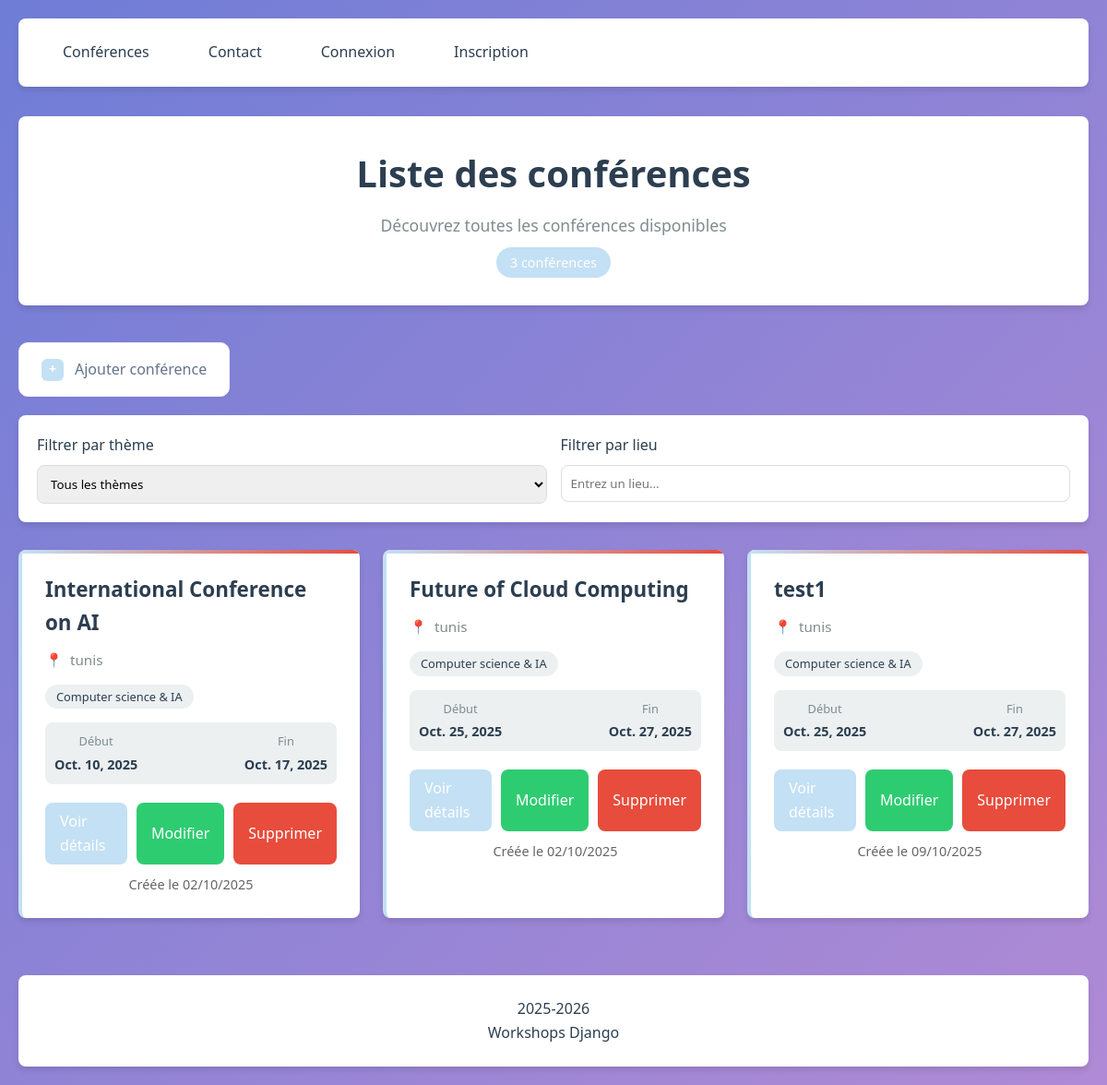
The page /conferences/liste/ on the database as committed earlier.
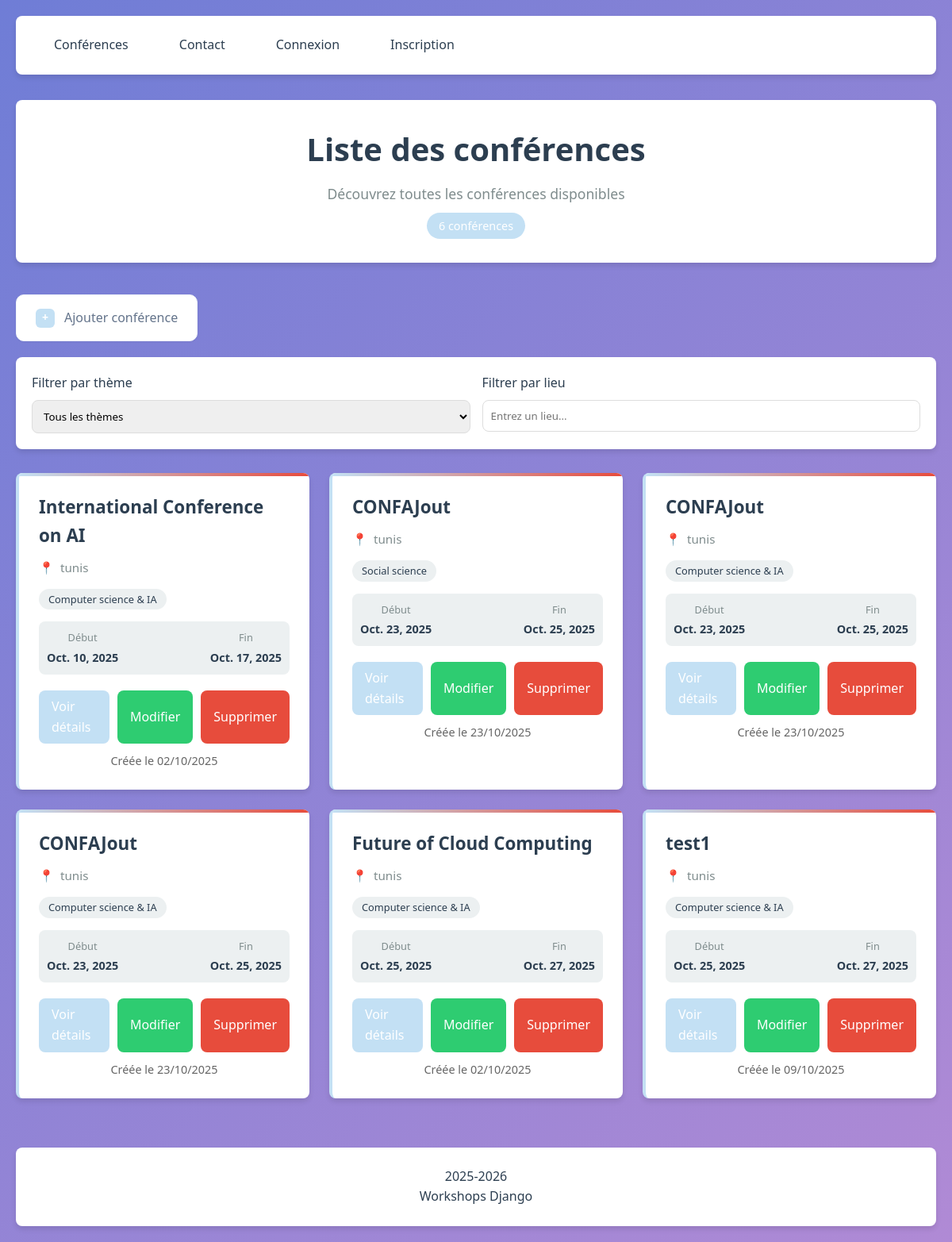
The same page on the database as committed later.
### ConferenceApp/models.py (models this page shows, shortened)
class Conference(models.Model):
    conference_id = models.AutoField(primary_key=True)
    name = models.CharField(max_length=255)
    description = models.TextField(validators=[
        MinLengthValidator(30, message="La description doit contenir au moins 30 caractères.")
    ])
    location = models.CharField(max_length=255)
    THEME = [
        ("CS&IA", "Computer science & IA"),
        ("CS", "Social science"),
        ("SE", "Science and eng")
    ]
    theme = models.CharField(max_length=255, choices=THEME)
    start_date = models.DateField()
    end_date = models.DateField()
    created_at = models.DateTimeField(auto_now_add=True)
    update_at = models.DateTimeField(auto_now=True)

### ConferenceApp/views.py (the view)
# urls.py: path("liste/", ConfernceList.as_view(), name="Conferences_list"),
class ConfernceList(ListView):
    model =Conference
    context_object_name = 'liste'
    ordering = ['start_date']
    template_name = 'conference/liste.html'
    def get_context_data(self, **kwargs):
        context = super().get_context_data(**kwargs)
        context['themes'] = Conference.THEME
        return context

### GestionConference/Templates/conference/liste.html (shortened to what this page needs)
{% extends "base.html" %}
{% block content %}
<div class="container">
    <div class="header">
        <h1>Liste des conférences</h1>
        <p class="subtitle">Découvrez toutes les conférences disponibles</p>
        <div class="conference-count">{{ liste|length }} conférence{{ liste|length|pluralize }}</div>
    </div>
    <div style="margin-bottom: 20px;">
        <a href="{% url 'Conference_add' %}" class="btn-elegant">
            <div class="btn-icon">+</div>
            <span>Ajouter conférence</span>
        </a>
    </div>
    <div class="filters">
        <div class="filter-group">
            <label class="filter-label" for="theme-filter">Filtrer par thème</label>
            <select class="filter-select" id="theme-filter">
                <option value="">Tous les thèmes</option>
            </select>
        </div>
        <div class="filter-group">
            <label class="filter-label" for="location-filter">Filtrer par lieu</label>
            <input type="text" class="filter-input" id="location-filter" placeholder="Entrez un lieu...">
        </div>
    </div>
    <div class="conferences-grid">
        {% if liste %}
            {% for conference in liste %}
            <div class="conference-card">
                <h3 class="conference-title">{{ conference.name }}</h3>
                <div class="conference-location">{{ conference.location }}</div>
                <div class="conference-theme">{{ conference.get_theme_display }}</div>
                <div class="conference-dates">
                    <div class="date-item">
                        <div class="date-label">Début</div>
                        <div class="date-value">{{ conference.start_date }}</div>
                    </div>
                    <div class="date-item">
                        <div class="date-label">Fin</div>
                        <div class="date-value">{{ conference.end_date }}</div>
                    </div>
                </div>
                <div class="card-actions" style="display: flex; flex-direction: column; gap: 10px; margin-top: 10px;">
                    <div style="display: flex; gap: 10px;">
                        <a href="{% url 'Conference_detail' pk=conference.pk %}" class="btn btn-view btn-bleu">Voir détails</a>
                        <a href="{% url 'Conference_edit' pk=conference.pk %}" class="btn btn-edit btn-vert">Modifier</a>
                        <a href="{% url 'Conference_delete' pk=conference.pk %}" class="btn btn-delete">Supprimer</a>
                    </div>
                    <div class="conference-meta" style="font-size: 0.9em; color: #666;">
                        Créée le {{ conference.created_at|date:"d/m/Y" }}
                    </div>
                </div>
            </div>
            {% endfor %}
        {% else %}
            <div class="empty-state">
                <div class="empty-icon">📅</div>
                <h3 class="empty-title">Aucune conférence disponible</h3>
                <p class="empty-text">Il n'y a actuellement aucune conférence à afficher. Revenez plus tard pour découvrir de nouveaux événements.</p>
            </div>
        {% endif %}
    </div>
</div>
{% endblock %}

### GestionConference/Templates/base.html (shortened to what this page needs)
<!DOCTYPE html>
<html lang="fr">
<head>
</head>
<body>
<nav>
    <a href="{% url 'Conferences_list' %}">Conférences</a>
    <a>Contact</a>
    {% if user.is_authenticated %}
        <a>{{ user.username }}</a>
        <form action="{% url 'logout' %}" method="post" style="display:inline;">
            {% csrf_token %}
    <button type="submit"
        style="
            background-color: white;
            color: #007bff;
            border: 2px solid #007bff;
            border-radius: 50px;
            padding: 6px 16px;
            cursor: pointer;
            font-weight: 600;
            transition: all 0.3s ease;
        "
        onmouseover="this.style.backgroundColor='#007bff'; this.style.color='white';"
        onmouseout="this.style.backgroundColor='white'; this.style.color='#007bff';">
        Déconnexion
    </button>
        </form>
    {% else %}
        <a href="{% url 'login' %}">Connexion</a>
        <a href="{% url 'register' %}">Inscription</a>
    {% endif %}
</nav>
<div>
    {% block content %}{% endblock %}
</div>
<footer>
    <p>2025-2026</p>
    <p>Workshops Django</p>
</footer>
</body>
</html>

Rows that differ between the two databases and show on the page:
added Conference: name "CONFAJout", location "tunis", theme "Social science", start_date "Oct. 23, 2025", end_date "Oct. 25, 2025", created_at "23/10/2025"
added Conference: name "CONFAJout", location "tunis", theme "Computer science & IA", start_date "Oct. 23, 2025", end_date "Oct. 25, 2025", created_at "23/10/2025"
added Conference: name "CONFAJout", location "tunis", theme "Computer science & IA", start_date "Oct. 23, 2025", end_date "Oct. 25, 2025", created_at "23/10/2025"
Other text that changed with them:
{{ liste|length }}: "3" → "6"
